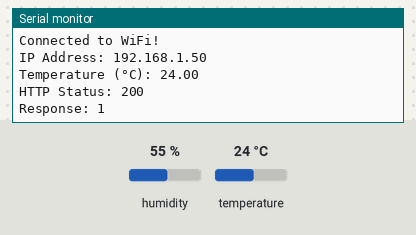
This sketch was run on a simulated Arduino Nano 33 IoT. On the bench: the last lines printed to the serial monitor. Inputs (shaded band) come from the test bench; at power-on: temperature 24 °C, humidity 55 %. WiFi joins after 1.5 s; servers stay silent unless stated; web services answer with replies made up by the test bench.

Above: at 2.7 s.
2.8 s: temperature set to 12 °C
At 6.9 s:
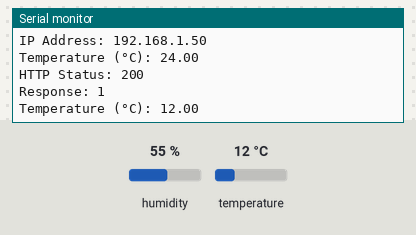
8.6 s: temperature set to 19 °C
At 13.5 s:
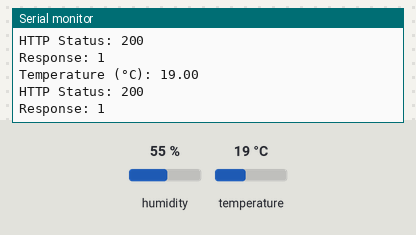
Timing chart, 0 to 15.0 s (numbered marks = the images above; inputs shaded):
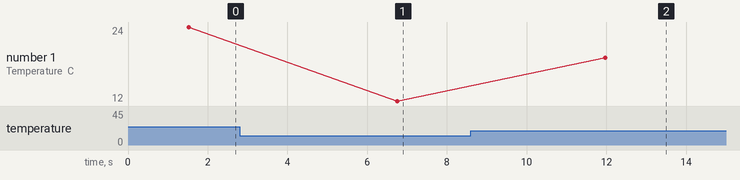

The sketch:

sketch_2.1.ino
```cpp
#include <WiFiNINA.h>              // Library to connect Nano 33 IoT to WiFi
#include <ArduinoHttpClient.h>     // Library for sending HTTP requests
#include "DHT.h"                   // Library for interfacing with the DHT sensor

// WiFi credentials (update these as needed)
char ssid[] = "F14";               // WiFi SSID
char pass[] = "512512512";         // WiFi password

// ThingSpeak settings
String apiKey = "J9C7BVP4NGB2IZXZ";  // Your ThingSpeak Write API Key
const char server[] = "api.thingspeak.com";  // ThingSpeak server
const int port = 80;                        // HTTP port

// DHT sensor configuration
#define DHTPIN 2                  // DHT data pin connected to digital pin 2
#define DHTTYPE DHT11            // Type of DHT sensor (DHT11)
DHT dht(DHTPIN, DHTTYPE);        // Create DHT object

// Create client objects for WiFi and HTTP
WiFiClient wifi;
HttpClient client = HttpClient(wifi, server, port);

void setup() {
  Serial.begin(9600);           // Start Serial monitor at 9600 baud rate
  dht.begin();                  // Initialize the DHT sensor

  Serial.print("Connecting to WiFi: ");
  WiFi.begin(ssid, pass);       // Begin WiFi connection

  // Wait until connected
  while (WiFi.status() != WL_CONNECTED) {
    delay(1000);
    Serial.print(".");
  }

  // WiFi connected
  Serial.println("\nConnected to WiFi!");
  Serial.print("IP Address: ");
  Serial.println(WiFi.localIP());  // Print device IP address
}

void loop() {
  float temperature = dht.readTemperature();  // Read temperature in Celsius

  // Check if reading was successful
  if (isnan(temperature)) {
    Serial.println("Failed to read from DHT sensor!");
    delay(30000);  // Wait 30 seconds before trying again
    return;
  }

  // Print the temperature to Serial Monitor
  Serial.print("Temperature (°C): ");
  Serial.println(temperature);

  // Format data as HTTP POST payload
  String postData = "api_key=" + apiKey + "&field1=" + String(temperature);

  // Send data to ThingSpeak via HTTP POST
  client.post("/update", "application/x-www-form-urlencoded", postData);

  // Check and print response from ThingSpeak
  int statusCode = client.responseStatusCode();
  String response = client.responseBody();

  Serial.print("HTTP Status: ");
  Serial.println(statusCode);    // 200 means OK
  Serial.print("Response: ");
  Serial.println(response);      // Usually returns entry ID or 0

  delay(5000); // Wait 5 seconds before sending the next data point
}
```

Measured:
- after the input at 2.8 s, the serial monitor: prints a new line after 3.9 s (image 1)
- after the input at 8.6 s, the serial monitor: prints a new line after 3.4 s (image 2)
- plotted number 1: 24 → 12 after the input at 2.8 s, 12 → 19 after the input at 8.6 s
